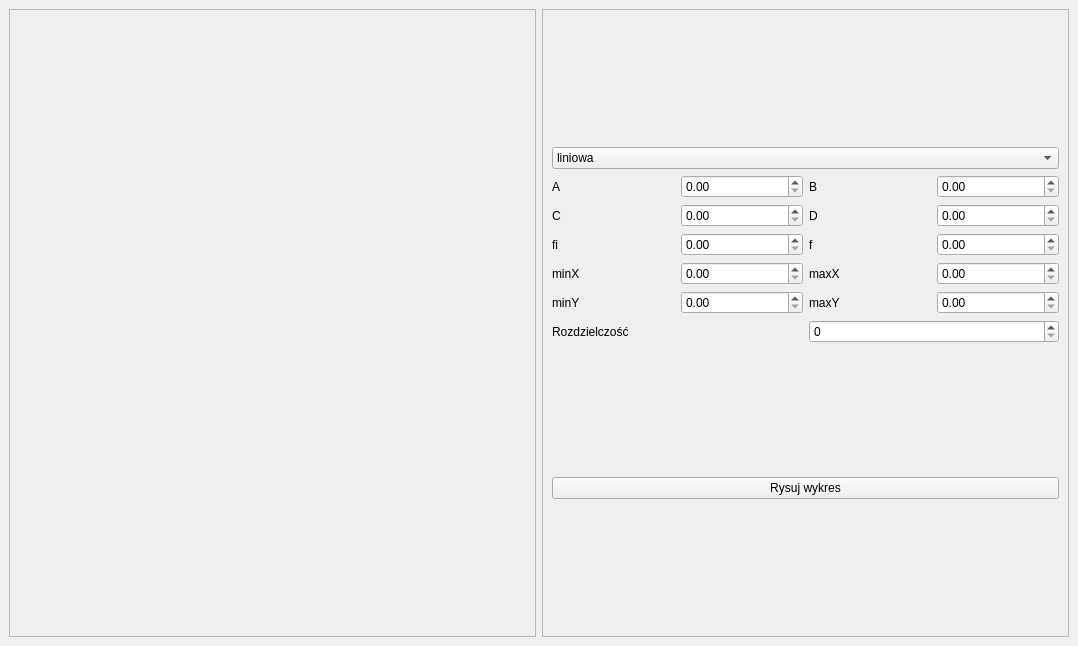
<?xml version="1.0" encoding="UTF-8"?>
<ui version="4.0">
 <class>MainWindow</class>
 <widget class="QMainWindow" name="MainWindow">
  <property name="geometry">
   <rect>
    <x>0</x>
    <y>0</y>
    <width>1078</width>
    <height>646</height>
   </rect>
  </property>
  <property name="windowTitle">
   <string>MainWindow</string>
  </property>
  <widget class="QWidget" name="centralwidget">
   <layout class="QHBoxLayout" name="horizontalLayout_2">
    <item>
     <layout class="QHBoxLayout" name="horizontalLayout">
      <item>
       <widget class="QFrame" name="frame">
        <property name="frameShape">
         <enum>QFrame::StyledPanel</enum>
        </property>
        <property name="frameShadow">
         <enum>QFrame::Raised</enum>
        </property>
        <layout class="QHBoxLayout" name="horizontalLayout_3">
         <item>
          <widget class="QCustomPlot" name="graph" native="true"/>
         </item>
        </layout>
       </widget>
      </item>
      <item>
       <widget class="QFrame" name="frame_2">
        <property name="frameShape">
         <enum>QFrame::StyledPanel</enum>
        </property>
        <property name="frameShadow">
         <enum>QFrame::Raised</enum>
        </property>
        <layout class="QVBoxLayout" name="verticalLayout_4">
         <item>
          <layout class="QVBoxLayout" name="verticalLayout_2">
           <item>
            <widget class="QComboBox" name="typ_funkcji">
             <item>
              <property name="text">
               <string>liniowa</string>
              </property>
             </item>
             <item>
              <property name="text">
               <string>sinusoidalna</string>
              </property>
             </item>
             <item>
              <property name="text">
               <string>logarytmiczna</string>
              </property>
             </item>
             <item>
              <property name="text">
               <string>pierwiastkowa</string>
              </property>
             </item>
            </widget>
           </item>
           <item>
            <layout class="QVBoxLayout" name="verticalLayout">
             <item>
              <layout class="QVBoxLayout" name="verticalLayout_3">
               <item>
                <layout class="QHBoxLayout" name="horizontalLayout_8">
                 <item>
                  <layout class="QHBoxLayout" name="horizontalLayout_4">
                   <item>
                    <widget class="QLabel" name="label">
                     <property name="text">
                      <string>A</string>
                     </property>
                    </widget>
                   </item>
                   <item>
                    <widget class="QDoubleSpinBox" name="A"/>
                   </item>
                  </layout>
                 </item>
                 <item>
                  <layout class="QHBoxLayout" name="horizontalLayout_5">
                   <item>
                    <widget class="QLabel" name="label_2">
                     <property name="text">
                      <string>B</string>
                     </property>
                    </widget>
                   </item>
                   <item>
                    <widget class="QDoubleSpinBox" name="B"/>
                   </item>
                  </layout>
                 </item>
                </layout>
               </item>
               <item>
                <layout class="QHBoxLayout" name="horizontalLayout_9">
                 <item>
                  <layout class="QHBoxLayout" name="horizontalLayout_6">
                   <item>
                    <widget class="QLabel" name="label_3">
                     <property name="text">
                      <string>C</string>
                     </property>
                    </widget>
                   </item>
                   <item>
                    <widget class="QDoubleSpinBox" name="C"/>
                   </item>
                  </layout>
                 </item>
                 <item>
                  <layout class="QHBoxLayout" name="horizontalLayout_7">
                   <item>
                    <widget class="QLabel" name="label_4">
                     <property name="text">
                      <string>D</string>
                     </property>
                    </widget>
                   </item>
                   <item>
                    <widget class="QDoubleSpinBox" name="D"/>
                   </item>
                  </layout>
                 </item>
                </layout>
               </item>
               <item>
                <layout class="QHBoxLayout" name="horizontalLayout_14">
                 <item>
                  <layout class="QHBoxLayout" name="horizontalLayout_12">
                   <item>
                    <widget class="QLabel" name="label_7">
                     <property name="text">
                      <string>fi</string>
                     </property>
                    </widget>
                   </item>
                   <item>
                    <widget class="QDoubleSpinBox" name="fi"/>
                   </item>
                  </layout>
                 </item>
                 <item>
                  <layout class="QHBoxLayout" name="horizontalLayout_19">
                   <item>
                    <widget class="QLabel" name="label_11">
                     <property name="text">
                      <string>f</string>
                     </property>
                    </widget>
                   </item>
                   <item>
                    <widget class="QDoubleSpinBox" name="f"/>
                   </item>
                  </layout>
                 </item>
                </layout>
               </item>
               <item>
                <layout class="QHBoxLayout" name="horizontalLayout_15">
                 <item>
                  <layout class="QHBoxLayout" name="horizontalLayout_10">
                   <item>
                    <widget class="QLabel" name="label_5">
                     <property name="text">
                      <string>minX</string>
                     </property>
                    </widget>
                   </item>
                   <item>
                    <widget class="QDoubleSpinBox" name="minX"/>
                   </item>
                  </layout>
                 </item>
                 <item>
                  <layout class="QHBoxLayout" name="horizontalLayout_11">
                   <item>
                    <widget class="QLabel" name="label_6">
                     <property name="text">
                      <string>maxX</string>
                     </property>
                    </widget>
                   </item>
                   <item>
                    <widget class="QDoubleSpinBox" name="maxX"/>
                   </item>
                  </layout>
                 </item>
                </layout>
               </item>
               <item>
                <layout class="QHBoxLayout" name="horizontalLayout_18">
                 <item>
                  <layout class="QHBoxLayout" name="horizontalLayout_16">
                   <item>
                    <widget class="QLabel" name="label_9">
                     <property name="text">
                      <string>minY</string>
                     </property>
                    </widget>
                   </item>
                   <item>
                    <widget class="QDoubleSpinBox" name="minY"/>
                   </item>
                  </layout>
                 </item>
                 <item>
                  <layout class="QHBoxLayout" name="horizontalLayout_17">
                   <item>
                    <widget class="QLabel" name="label_10">
                     <property name="text">
                      <string>maxY</string>
                     </property>
                    </widget>
                   </item>
                   <item>
                    <widget class="QDoubleSpinBox" name="maxY"/>
                   </item>
                  </layout>
                 </item>
                </layout>
               </item>
               <item>
                <layout class="QHBoxLayout" name="horizontalLayout_13">
                 <item>
                  <widget class="QLabel" name="label_8">
                   <property name="text">
                    <string>Rozdzielczość</string>
                   </property>
                  </widget>
                 </item>
                 <item>
                  <widget class="QSpinBox" name="rozdzielczosc"/>
                 </item>
                </layout>
               </item>
              </layout>
             </item>
            </layout>
           </item>
          </layout>
         </item>
         <item>
          <widget class="QPushButton" name="rysujwykres">
           <property name="text">
            <string>Rysuj wykres</string>
           </property>
          </widget>
         </item>
        </layout>
       </widget>
      </item>
     </layout>
    </item>
   </layout>
  </widget>
 </widget>
 <customwidgets>
  <customwidget>
   <class>QCustomPlot</class>
   <extends>QWidget</extends>
   <header>qcustomplot.h</header>
   <container>1</container>
  </customwidget>
 </customwidgets>
 <resources/>
 <connections/>
</ui>
